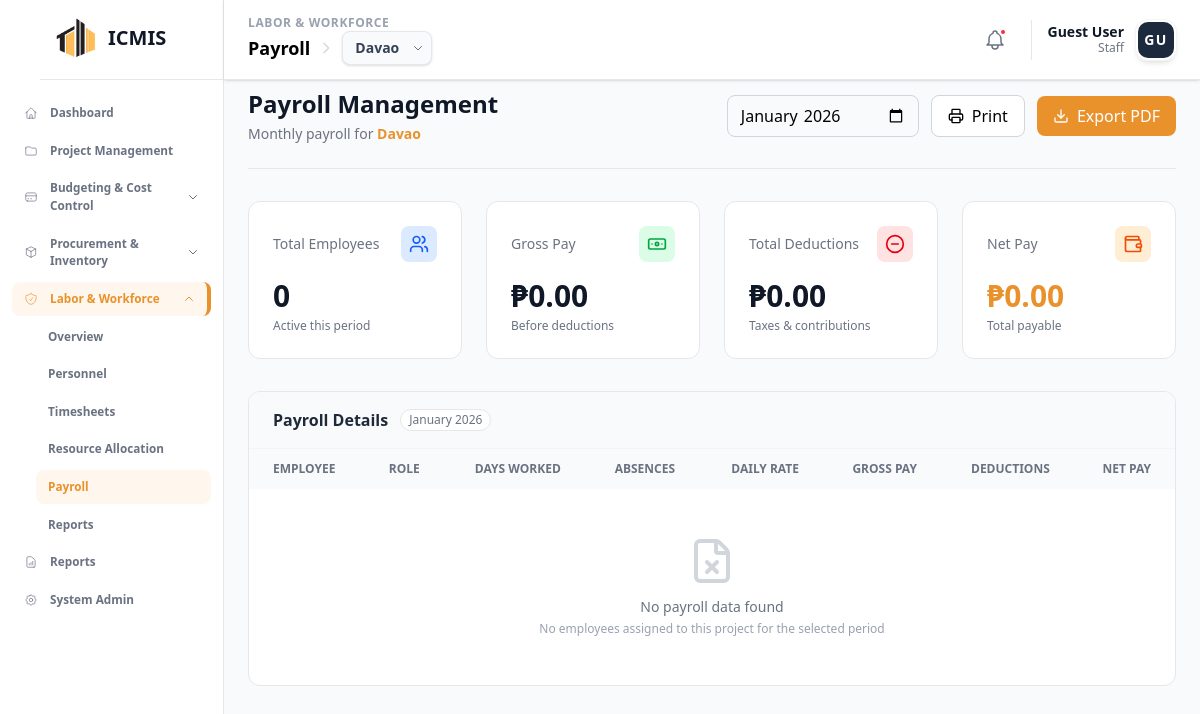
The page /modules/workforce/payroll.php on the database as committed earlier.
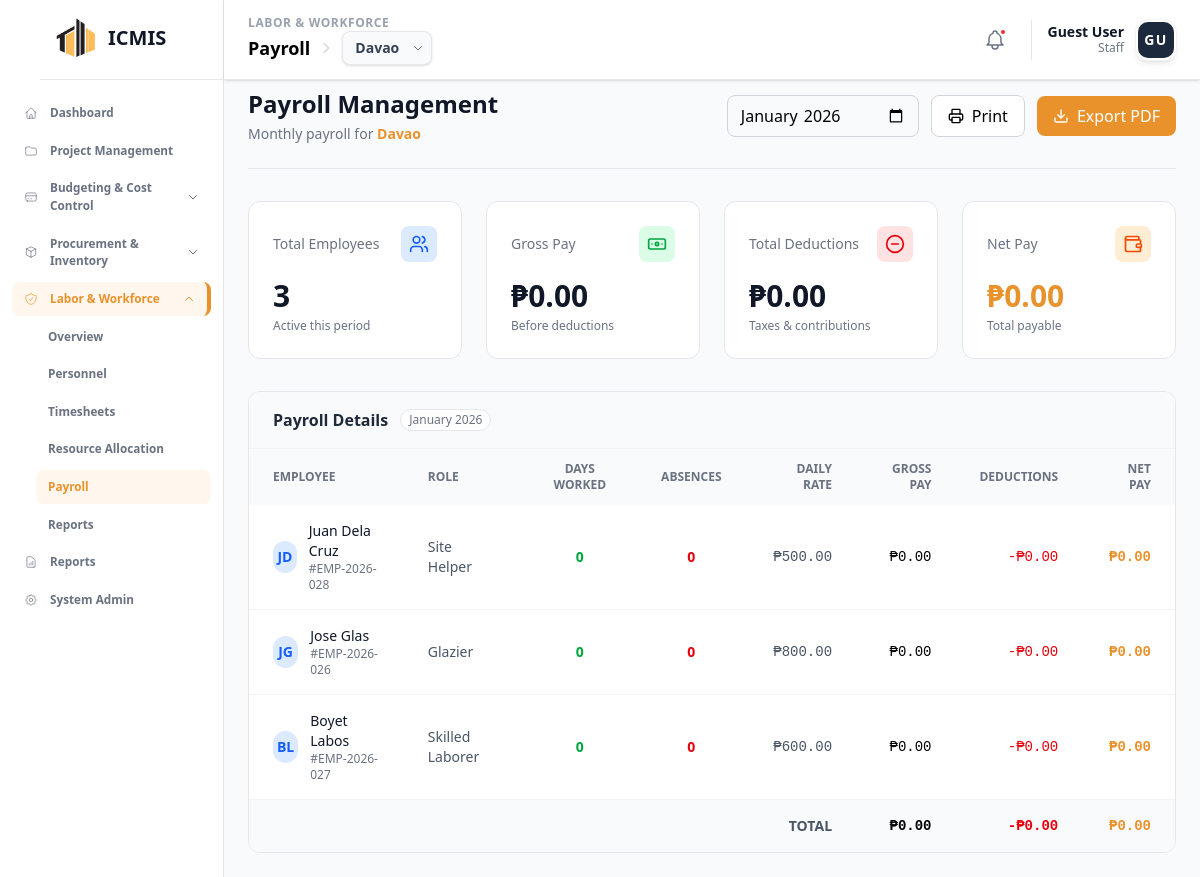
The same page on the database as committed later.
### tables this page shows
CREATE TABLE `workforce_employees` (
  `employee_id` int NOT NULL,
  `employee_code` varchar(20) NOT NULL,
  `user_id` int DEFAULT NULL,
  `job_title_id` int DEFAULT NULL,
  `employment_type` varchar(50) DEFAULT 'Full-time',
  `payment_type` varchar(50) DEFAULT 'Monthly',
  `daily_rate` decimal(10,2) DEFAULT '0.00',
  `monthly_salary` decimal(15,2) DEFAULT '0.00',
  `bank_name` varchar(100) DEFAULT NULL,
  `bank_account` varchar(50) DEFAULT NULL,
  `emergency_contact_name` varchar(100) DEFAULT NULL,
  `emergency_contact_phone` varchar(20) DEFAULT NULL,
  `supervisor_id` int DEFAULT NULL,
  `notes` text,
  `first_name` varchar(50) NOT NULL,
  `last_name` varchar(50) NOT NULL,
  `suffix` varchar(10) DEFAULT NULL,
  `gender` enum('Male','Female','Other','Prefer not to say') DEFAULT NULL,
  `birthday` date DEFAULT NULL,
  `email` varchar(100) DEFAULT NULL,
  `phone` varchar(20) DEFAULT NULL,
  `address` text,
  `status` enum('Active','Inactive','Terminated') DEFAULT 'Active',
  `hire_date` date DEFAULT NULL
);

### modules/workforce/project_context.php (called while the page is built, shortened)
<?php
function getProjectContext($conn) {
    $sql = "SELECT project_id FROM icmis_projects WHERE project_id = 1";
    $result = $conn->query($sql);
    if ($result && $result->num_rows > 0) {
        return 1;
    }
    return 0;
}

### modules/workforce/payroll.php (the view, shortened to what the changed rows need)
<?php
include __DIR__ . '/project_context.php';
$conn = getWorkforceConnection();
$selected_project_id = getProjectContext($conn);
$payroll_month = isset($_GET['month']) ? $_GET['month'] : date('Y-m');
$start_date = $payroll_month . '-01';
$end_date = date('Y-m-t', strtotime($start_date));
$employees = [];
$payroll_data = [];
if ($selected_project_id) {
    $sql = "SELECT DISTINCT e.employee_id, e.employee_code, e.first_name, e.last_name,
                   a.role, e.status, jt.default_daily_rate, jt.title_name as job_title
            FROM workforce_employees e
            JOIN workforce_assignments a ON e.employee_id = a.employee_id
            LEFT JOIN workforce_job_titles jt ON e.job_title_id = jt.job_title_id
            WHERE a.project_id = ? AND a.status = 'Active' AND e.status = 'Active'
            ORDER BY e.last_name, e.first_name";
    $stmt = $conn->prepare($sql);
    $stmt->bind_param("i", $selected_project_id);
    $stmt->execute();
    $result = $stmt->get_result();
    while ($row = $result->fetch_assoc()) {
        $employees[] = $row;
    }
    foreach ($employees as $emp) {
        $att_sql = "SELECT
                        COUNT(CASE WHEN status = 'Present' THEN 1 END) as present_days,
                        COUNT(CASE WHEN status = 'Late' THEN 1 END) as late_days,
                        COUNT(CASE WHEN status = 'Absent' THEN 1 END) as absent_days,
                        COUNT(CASE WHEN status = 'On Leave' THEN 1 END) as leave_days,
                        SUM(CASE WHEN time_in IS NOT NULL AND time_out IS NOT NULL
                            THEN TIMESTAMPDIFF(HOUR, time_in, time_out) ELSE 0 END) as total_hours
                    FROM workforce_attendance
                    WHERE employee_id = ? AND project_id = ?
                    AND attendance_date BETWEEN ? AND ?";
        $stmt = $conn->prepare($att_sql);
        $stmt->bind_param("iiss", $emp['employee_id'], $selected_project_id, $start_date, $end_date);
        $stmt->execute();
        $att_result = $stmt->get_result();
        $attendance = $att_result->fetch_assoc();
        $daily_rate = floatval($emp['default_daily_rate'] ?? 800);
        $present_days = ($attendance['present_days'] ?? 0) + ($attendance['late_days'] ?? 0);
        $gross_pay = $present_days * $daily_rate;
        $deductions = $gross_pay * 0.05;
        $net_pay = $gross_pay - $deductions;
        $payroll_data[] = [
            'employee_id' => $emp['employee_id'],
            'employee_code' => $emp['employee_code'],
            'first_name' => $emp['first_name'],
            'last_name' => $emp['last_name'],
            'role' => $emp['role'],
            'job_title' => $emp['job_title'] ?? 'N/A',
            'present_days' => $present_days,
            'absent_days' => $attendance['absent_days'] ?? 0,
            'leave_days' => $attendance['leave_days'] ?? 0,
            'total_hours' => $attendance['total_hours'] ?? 0,
            'daily_rate' => $daily_rate,
            'gross_pay' => $gross_pay,
            'deductions' => $deductions,
            'net_pay' => $net_pay
        ];
    }
}
$total_gross = array_sum(array_column($payroll_data, 'gross_pay'));
$total_deductions = array_sum(array_column($payroll_data, 'deductions'));
$total_net = array_sum(array_column($payroll_data, 'net_pay'));
?>
<!DOCTYPE html>
<html lang="en">
<head>
    <?php include __DIR__ . '/../../includes/head_assetsv2.php'; ?>
</head>
<body class="bg-gray-50">
    <?php
        include __DIR__ . '/../../includes/sidebar.php';
    ?>
    <main class="ml-56 mt-16 p-6">
        <div class="max-w-7xl mx-auto">
            <div class="border-b border-gray-200 pb-6 mb-8 no-print">
                <div class="flex items-center justify-between">
                    <div>
                        <h1 class="text-2xl text-gray-900 font-bold">Payroll Management</h1>
                    </div>
                </div>
            </div>
            <div class="grid grid-cols-1 md:grid-cols-4 gap-6 mb-8 no-print">
                <div class="bg-white rounded-xl border border-gray-200 p-6">
                    <div class="flex items-center justify-between mb-4">
                        <span class="text-sm font-medium text-gray-500">Total Employees</span>
                        <span class="p-2 bg-blue-100 rounded-lg">
                        </span>
                    </div>
                    <p class="text-3xl font-bold text-gray-900"><?php echo count($payroll_data); ?></p>
                    <p class="text-xs text-gray-500 mt-1">Active this period</p>
                </div>
            </div>
            <div class="bg-white rounded-xl border border-gray-200 overflow-hidden">
                <div class="overflow-x-auto">
                    <table class="w-full text-left border-collapse">
                        <thead class="bg-gray-50 text-xs uppercase text-gray-500 font-semibold">
                            <tr>
                                <th class="px-6 py-3">Employee</th>
                                <th class="px-6 py-3">Role</th>
                                <th class="px-6 py-3 text-center">Days Worked</th>
                                <th class="px-6 py-3 text-center">Absences</th>
                                <th class="px-6 py-3 text-right">Daily Rate</th>
                                <th class="px-6 py-3 text-right">Gross Pay</th>
                                <th class="px-6 py-3 text-right">Deductions</th>
                                <th class="px-6 py-3 text-right">Net Pay</th>
                            </tr>
                        </thead>
                        <tbody class="divide-y divide-gray-100 text-sm">
                            <?php if (empty($payroll_data)): ?>
                            <tr>
                                <td colspan="8" class="px-6 py-12 text-center text-gray-500">
                                    <div class="flex flex-col items-center">
                                        <i data-lucide="file-x" class="w-12 h-12 text-gray-300 mb-3"></i>
                                        <p class="font-medium">No payroll data found</p>
                                        <p class="text-xs text-gray-400 mt-1">No employees assigned to this project for the selected period</p>
                                    </div>
                                </td>
                            </tr>
                            <?php else: ?>
                            <?php foreach ($payroll_data as $row): ?>
                            <tr class="hover:bg-gray-50 transition-colors">
                                <td class="px-6 py-4">
                                    <div class="flex items-center gap-3">
                                        <div class="w-8 h-8 rounded-full bg-blue-100 flex items-center justify-center text-blue-600 text-sm font-bold">
                                            <?php echo strtoupper(substr($row['first_name'], 0, 1) . substr($row['last_name'], 0, 1)); ?>
                                        </div>
                                        <div>
                                            <p class="font-medium text-gray-900"><?php echo htmlspecialchars($row['first_name'] . ' ' . $row['last_name']); ?></p>
                                            <p class="text-xs text-gray-500">#<?php echo htmlspecialchars($row['employee_code']); ?></p>
                                        </div>
                                    </div>
                                </td>
                                <td class="px-6 py-4 text-gray-600"><?php echo htmlspecialchars($row['role'] ?? '-'); ?></td>
                                <td class="px-6 py-4 text-center">
                                    <span class="font-semibold text-green-600"><?php echo $row['present_days']; ?></span>
                                </td>
                                <td class="px-6 py-4 text-center">
                                    <span class="font-semibold text-red-600"><?php echo $row['absent_days']; ?></span>
                                </td>
                                <td class="px-6 py-4 text-right font-mono text-gray-600">₱<?php echo number_format($row['daily_rate'], 2); ?></td>
                                <td class="px-6 py-4 text-right font-mono font-medium">₱<?php echo number_format($row['gross_pay'], 2); ?></td>
                                <td class="px-6 py-4 text-right font-mono text-red-600">-₱<?php echo number_format($row['deductions'], 2); ?></td>
                                <td class="px-6 py-4 text-right font-mono font-bold text-[#e9922c]">₱<?php echo number_format($row['net_pay'], 2); ?></td>
                            </tr>
                            <?php endforeach; ?>
                            <tr class="bg-gray-50 font-bold">
                                <td colspan="5" class="px-6 py-4 text-right uppercase text-gray-600">Total</td>
                                <td class="px-6 py-4 text-right font-mono">₱<?php echo number_format($total_gross, 2); ?></td>
                                <td class="px-6 py-4 text-right font-mono text-red-600">-₱<?php echo number_format($total_deductions, 2); ?></td>
                                <td class="px-6 py-4 text-right font-mono text-[#e9922c]">₱<?php echo number_format($total_net, 2); ?></td>
                            </tr>
                            <?php endif; ?>
                        </tbody>
                    </table>
                </div>
            </div>
        </div>
    </main>
</body>
</html>

Rows that differ between the two databases and show on the page:
added workforce_employees: first_name+last_name "JD", first_name+last_name "Juan Dela Cruz", employee_code "EMP-2026-028", role "Site Helper", present_days "0", absent_days "0", daily_rate "500.00", gross_pay "0.00", deductions "0.00", net_pay "0.00"
added workforce_employees: first_name+last_name "JG", first_name+last_name "Jose Glas", employee_code "EMP-2026-026", role "Glazier", present_days "0", absent_days "0", daily_rate "800.00", gross_pay "0.00", deductions "0.00", net_pay "0.00"
added workforce_employees: first_name+last_name "BL", first_name+last_name "Boyet Labos", employee_code "EMP-2026-027", role "Skilled Laborer", present_days "0", absent_days "0", daily_rate "600.00", gross_pay "0.00", deductions "0.00", net_pay "0.00"
Other text that changed with them:
count($payroll_data): "0" → "3"
$total_gross: (not shown) → "0.00"
$total_deductions: (not shown) → "0.00"
$total_net: (not shown) → "0.00"
text no longer shown: "No payroll data found No employees assigned to this project for the selected period"
text now shown: "TOTAL ₱ -₱ ₱"
